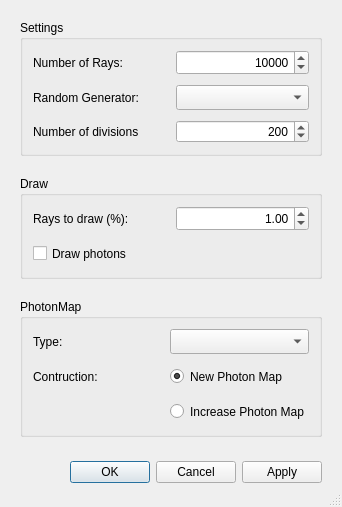
<?xml version="1.0" encoding="UTF-8"?>
<ui version="4.0">
 <class>RayTraceDialog</class>
 <widget class="QDialog" name="RayTraceDialog">
  <property name="geometry">
   <rect>
    <x>0</x>
    <y>0</y>
    <width>342</width>
    <height>480</height>
   </rect>
  </property>
  <property name="windowTitle">
   <string>Options</string>
  </property>
  <property name="sizeGripEnabled">
   <bool>true</bool>
  </property>
  <layout class="QVBoxLayout" name="verticalLayout">
   <property name="spacing">
    <number>20</number>
   </property>
   <property name="margin">
    <number>20</number>
   </property>
   <item>
    <widget class="QGroupBox" name="settingsGroup">
     <property name="title">
      <string>Settings</string>
     </property>
     <layout class="QGridLayout" name="gridLayout">
      <property name="margin">
       <number>10</number>
      </property>
      <property name="spacing">
       <number>10</number>
      </property>
      <item row="0" column="0">
       <widget class="QLabel" name="numberRaysLabel">
        <property name="minimumSize">
         <size>
          <width>0</width>
          <height>25</height>
         </size>
        </property>
        <property name="text">
         <string>Number of Rays:</string>
        </property>
       </widget>
      </item>
      <item row="0" column="1">
       <widget class="QSpinBox" name="raysSpinBox">
        <property name="minimumSize">
         <size>
          <width>0</width>
          <height>25</height>
         </size>
        </property>
        <property name="layoutDirection">
         <enum>Qt::LeftToRight</enum>
        </property>
        <property name="alignment">
         <set>Qt::AlignRight|Qt::AlignTrailing|Qt::AlignVCenter</set>
        </property>
        <property name="minimum">
         <number>1</number>
        </property>
        <property name="maximum">
         <number>999999999</number>
        </property>
        <property name="singleStep">
         <number>10000</number>
        </property>
        <property name="value">
         <number>10000</number>
        </property>
       </widget>
      </item>
      <item row="1" column="0">
       <widget class="QLabel" name="randomLabel">
        <property name="minimumSize">
         <size>
          <width>0</width>
          <height>25</height>
         </size>
        </property>
        <property name="text">
         <string>Random Generator:</string>
        </property>
       </widget>
      </item>
      <item row="1" column="1">
       <widget class="QComboBox" name="randomCombo">
        <property name="minimumSize">
         <size>
          <width>0</width>
          <height>25</height>
         </size>
        </property>
        <property name="sizeAdjustPolicy">
         <enum>QComboBox::AdjustToContentsOnFirstShow</enum>
        </property>
       </widget>
      </item>
      <item row="2" column="0">
       <widget class="QLabel" name="divisionsQLabel">
        <property name="text">
         <string>Number of divisions</string>
        </property>
       </widget>
      </item>
      <item row="2" column="1">
       <widget class="QSpinBox" name="divisionsSpinBox">
        <property name="alignment">
         <set>Qt::AlignRight|Qt::AlignTrailing|Qt::AlignVCenter</set>
        </property>
        <property name="minimum">
         <number>1</number>
        </property>
        <property name="maximum">
         <number>2000</number>
        </property>
        <property name="singleStep">
         <number>50</number>
        </property>
        <property name="value">
         <number>200</number>
        </property>
       </widget>
      </item>
     </layout>
    </widget>
   </item>
   <item>
    <widget class="QGroupBox" name="drawBox">
     <property name="title">
      <string>Draw</string>
     </property>
     <layout class="QGridLayout" name="gridLayout_2">
      <property name="margin">
       <number>10</number>
      </property>
      <property name="spacing">
       <number>10</number>
      </property>
      <item row="0" column="0">
       <widget class="QLabel" name="drawFractionLabel">
        <property name="minimumSize">
         <size>
          <width>0</width>
          <height>25</height>
         </size>
        </property>
        <property name="text">
         <string>Rays to draw (%):</string>
        </property>
       </widget>
      </item>
      <item row="0" column="1">
       <widget class="QDoubleSpinBox" name="drawSpin">
        <property name="minimumSize">
         <size>
          <width>0</width>
          <height>25</height>
         </size>
        </property>
        <property name="alignment">
         <set>Qt::AlignRight|Qt::AlignTrailing|Qt::AlignVCenter</set>
        </property>
        <property name="maximum">
         <double>100.000000000000000</double>
        </property>
        <property name="singleStep">
         <double>5.000000000000000</double>
        </property>
        <property name="value">
         <double>1.000000000000000</double>
        </property>
       </widget>
      </item>
      <item row="1" column="0">
       <widget class="QCheckBox" name="photonsCheck">
        <property name="minimumSize">
         <size>
          <width>0</width>
          <height>25</height>
         </size>
        </property>
        <property name="text">
         <string>Draw photons</string>
        </property>
       </widget>
      </item>
     </layout>
    </widget>
   </item>
   <item>
    <widget class="QGroupBox" name="photonmapGroup">
     <property name="title">
      <string>PhotonMap</string>
     </property>
     <layout class="QGridLayout" name="gridLayout_3">
      <property name="margin">
       <number>10</number>
      </property>
      <property name="spacing">
       <number>10</number>
      </property>
      <item row="0" column="0">
       <widget class="QLabel" name="photonmapTypeLabel">
        <property name="minimumSize">
         <size>
          <width>0</width>
          <height>25</height>
         </size>
        </property>
        <property name="text">
         <string>Type:</string>
        </property>
       </widget>
      </item>
      <item row="0" column="1">
       <widget class="QComboBox" name="photonmapTypeCombo">
        <property name="minimumSize">
         <size>
          <width>0</width>
          <height>25</height>
         </size>
        </property>
        <property name="layoutDirection">
         <enum>Qt::LeftToRight</enum>
        </property>
       </widget>
      </item>
      <item row="1" column="0">
       <widget class="QLabel" name="constructionLabel">
        <property name="minimumSize">
         <size>
          <width>0</width>
          <height>25</height>
         </size>
        </property>
        <property name="text">
         <string>Contruction:</string>
        </property>
       </widget>
      </item>
      <item row="1" column="1">
       <widget class="QRadioButton" name="newMapRadio">
        <property name="minimumSize">
         <size>
          <width>0</width>
          <height>25</height>
         </size>
        </property>
        <property name="text">
         <string>New Photon Map</string>
        </property>
        <property name="checked">
         <bool>true</bool>
        </property>
       </widget>
      </item>
      <item row="2" column="1">
       <widget class="QRadioButton" name="increaseMapRadio">
        <property name="minimumSize">
         <size>
          <width>0</width>
          <height>25</height>
         </size>
        </property>
        <property name="text">
         <string>Increase Photon Map</string>
        </property>
       </widget>
      </item>
     </layout>
    </widget>
   </item>
   <item>
    <widget class="QDialogButtonBox" name="buttonBox">
     <property name="minimumSize">
      <size>
       <width>0</width>
       <height>30</height>
      </size>
     </property>
     <property name="standardButtons">
      <set>QDialogButtonBox::Apply|QDialogButtonBox::Cancel|QDialogButtonBox::Ok</set>
     </property>
    </widget>
   </item>
  </layout>
 </widget>
 <tabstops>
  <tabstop>raysSpinBox</tabstop>
  <tabstop>randomCombo</tabstop>
  <tabstop>drawSpin</tabstop>
  <tabstop>photonsCheck</tabstop>
  <tabstop>photonmapTypeCombo</tabstop>
  <tabstop>newMapRadio</tabstop>
  <tabstop>increaseMapRadio</tabstop>
  <tabstop>buttonBox</tabstop>
 </tabstops>
 <resources/>
 <connections>
  <connection>
   <sender>buttonBox</sender>
   <signal>accepted()</signal>
   <receiver>RayTraceDialog</receiver>
   <slot>accept()</slot>
   <hints>
    <hint type="sourcelabel">
     <x>143</x>
     <y>322</y>
    </hint>
    <hint type="destinationlabel">
     <x>179</x>
     <y>175</y>
    </hint>
   </hints>
  </connection>
  <connection>
   <sender>buttonBox</sender>
   <signal>rejected()</signal>
   <receiver>RayTraceDialog</receiver>
   <slot>reject()</slot>
   <hints>
    <hint type="sourcelabel">
     <x>143</x>
     <y>322</y>
    </hint>
    <hint type="destinationlabel">
     <x>179</x>
     <y>175</y>
    </hint>
   </hints>
  </connection>
 </connections>
</ui>
